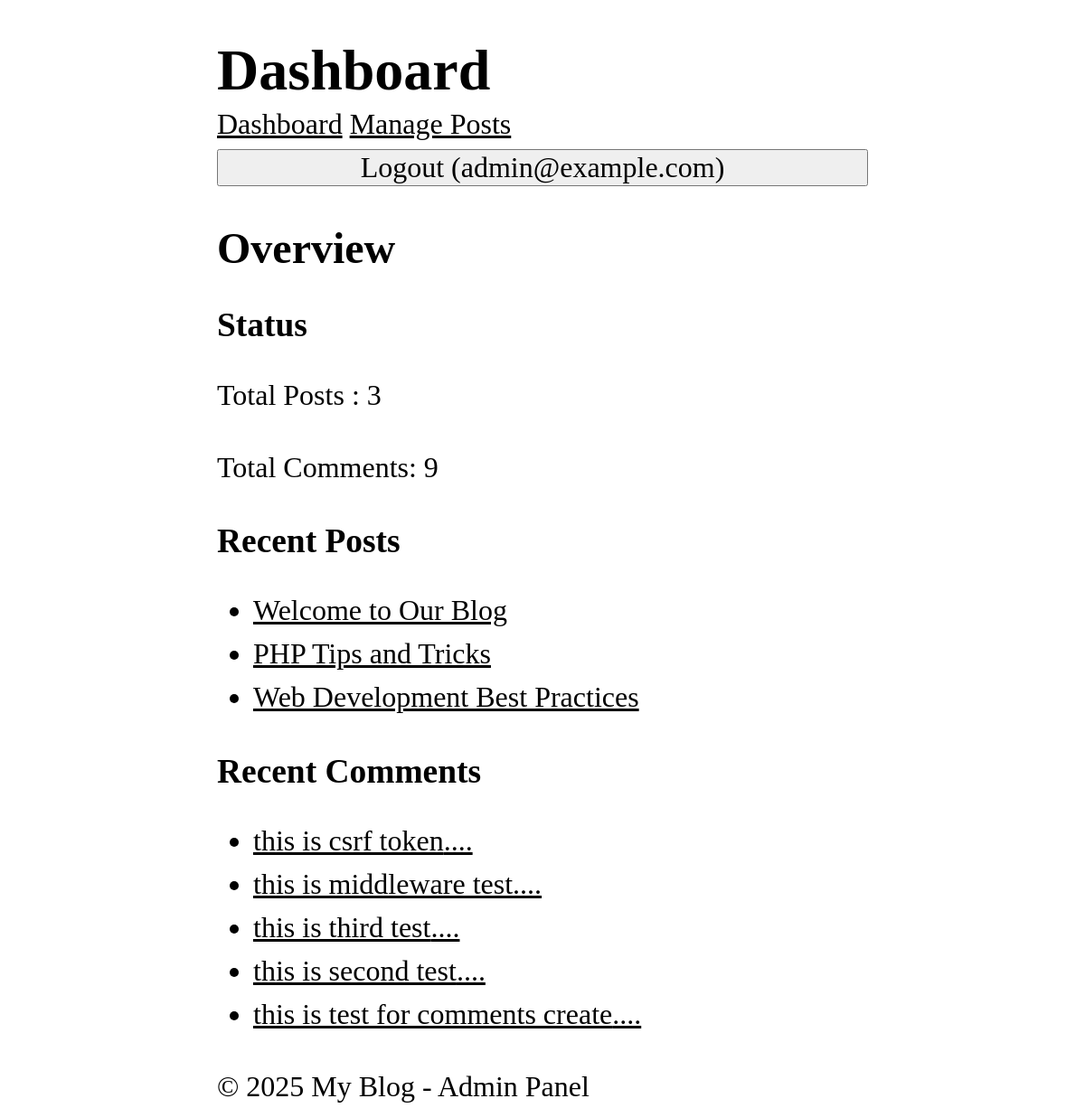
The page /admin/dashboard (signed in) on the database its author committed.
### tables this page shows
CREATE TABLE users (
  id INTEGER PRIMARY KEY AUTOINCREMENT,
  name TEXT NOT NULL,
  email TEXT UNIQUE NOT NULL,
  password TEXT NOT NULL,
  role TEXT NOT NULL DEFAULT 'user',
  created_at DATETIME DEFAULT CURRENT_TIMESTAMP
);

CREATE TABLE posts (
  id INTEGER PRIMARY KEY AUTOINCREMENT,
  title TEXT NOT NULL,
  content TEXT NOT NULL,
  views INTEGER DEFAULT 0,
  user_id INTEGER NOT NULL,
  created_at DATETIME DEFAULT CURRENT_TIMESTAMP,
  FOREIGN KEY (user_id) REFERENCES users (id)
);

CREATE TABLE comments (
  id INTEGER PRIMARY KEY AUTOINCREMENT,
  content TEXT NOT NULL,
  user_id INTEGER NOT NULL,
  post_id INTEGER NOT NULL,
  created_at DATETIME DEFAULT CURRENT_TIMESTAMP,
  FOREIGN KEY (user_id) REFERENCES users (id),
  FOREIGN KEY (post_id) REFERENCES posts (id)
);

### core/View.php (called while the page is built, shortened)
<?php
class View
{
    protected static $globals = [];
    public static function share(string $key , mixed $value): void
    {
        static::$globals[$key] = $value;
    }
    public static function render(string $template , array $data = [], string $layout = null): string
    {
        $data = [...static::$globals , ...$data];
        $content = static::renderTemplate($template , $data);
        return static::renderLayout($layout , $data , $content);
    }
    protected static function renderTemplate(string $template , array $data): string
    {
        extract($data);
        $path = dirname(__DIR__) . "/app/Views/$template.php";
        require $path;
        return ob_get_clean();
    }
    protected static function renderLayout(?string $template , array $data , string $content): string
    {
        extract([...$data , 'content' => $content]);
        $path = dirname(__DIR__) . "/app/Views/$template.php";
        require $path;
        return ob_get_clean();
    }
}

### app/Controller/Admin/DashboardController.php (called while the page is built, shortened)
<?php
class DashboardController
{
    public function index()
    {
       $totalPosts = Post::count();
       $totalComments = Comment::count();
       $recentPosts = Post::getRecent(5);
       $recentComments = Comment::getRecent(5);
        return View::render('Admin/dashboard/index',
        [
            'totalPosts' => $totalPosts,
            'totalComments' => $totalComments,
            'recentPosts' => $recentPosts,
            'recentComments' => $recentComments,
        ],
        layout:'layouts/admin');
    }
}

### core/Router.php (called while the page is built, shortened)
<?php
class Router
{
    protected array $routes = [];
    protected array $globalMiddleware = [];
    protected array $routeMiddleware = [];
    public function add(string $method , string $uri , string $controller , array $middlewares = []): void
    {
        $this->routes[] = [
            'method' => $method,
            'uri' => $uri,
            'controller' => $controller ,
            'middlewares' => $middlewares
        ];
    }
    public function addGlobalMiddleware(string $middleware): void
    {
        $this->globalMiddleware[] = $middleware;
    }
    public function addRouteMiddleware(string $name , string $middleware): void
    {
        $this->routeMiddleware[$name] = $middleware;
    }
    public function dispatch(string $uri , string $method): string
    {
        $route = $this->findRoute($uri , $method);
        $middlewares = [
            ...$this->globalMiddleware,
            ...array_map(fn($name) => $this->routeMiddleware[$name] , $route['middlewares'])
        ];
        return $this->runMiddleware($middlewares ,
        function() use ($route) {
            [$controller , $action] = explode('@' , $route['controller']);
        return $this->callAction($controller , $action , $route['params']);
        });
    }
    protected function runMiddleware(array $middlewares ,callable $target): mixed
    {
        $next = $target;
        foreach(array_reverse($middlewares) as $middleware)
        {
            $next = fn()=>(new $middleware)->handle($next);
        }
        return $next();
    }
    protected function findRoute(string $uri , string $method): ?array
    {
        foreach($this->routes as $route)
        {
            $params = $this->matchRoute($route['uri'] , $uri);
            if($params !== null && $route['method'] === $method)
            {
                return [...$route ,'params' => $params];
            }
        }
        return null;
    }
    protected function matchRoute(string $routeUri , string $requestUri):?array
    {
        $routeSegaments = explode('/' , trim($routeUri , '/'));
        $requestSegaments = explode('/' , trim($requestUri , '/'));
        if(count($routeSegaments) !== count($requestSegaments)){
            return null;
        }
        $params = [];
        foreach($routeSegaments as $index => $routeSegament)
        {
            if(str_starts_with($routeSegament , '{') && str_ends_with($routeSegament , '}'))
            {
                $params[trim($routeSegament , '{}')] = $requestSegaments[$index];
            }elseif($routeSegament !== $requestSegaments[$index])
            {
                return null;
            }
        }
        return $params;
    }
    protected function callAction(string $controller ,string $action , array $params): string
    {
       return (new $controllerClass)->$action(...$params);
    }
}

### app/Middlewares/Auth.php (called while the page is built, shortened)
<?php
class Auth implements Middleware
{
    public function handle(callable $next)
    {
        return $next();
    }
}

### app/Middlewares/CSRF.php (called while the page is built, shortened)
<?php
class CSRF implements Middleware
{
    public function handle(callable $next)
    {
        return $next();
    }
}

### app/Middlewares/View.php (called while the page is built, shortened)
<?php
class View implements Middleware
{
    public function handle(callable $next)
    {
        CoreView::share('user', Auth::user());
        return $next();
    }
}

### core/App.php (called while the page is built, shortened)
<?php
class App
{
    protected static $container = [];
    public static function bind( string $key , mixed $value):void
    {
        static::$container[$key] = $value;
    }
    public static function get(string $key):mixed
    {
        return static::$container[$key];
    }
}

### app/Models/Post.php (called while the page is built, shortened)
<?php
class Post extends Model
{
    protected static string $table = 'posts';
    public static function getRecent(?int $limit=null ,?int $page = null, ?string $search=null)
    {
        $db = App::get('database');
        $query = 'SELECT * FROM ' . static::$table ;
        $params = [];
        $query .= ' ORDER BY created_at DESC';
        if($limit !== null)
        {
            $query .= ' LIMIT ?';
            $params[] = $limit;
        }
        return $db->fetchAll($query , $params , static::class);
    }
    public static function count( ?string $search=null):int
    {
        $db = App::get('database');
        $query = 'SELECT COUNT(*) FROM ' . static::$table ;
        $params = [];
        return (int) $db->query($query , $params , static::class)->fetchColumn();
    }
}

### core/Database.php (called while the page is built, shortened)
<?php
class Database {
  protected $pdo;
  public function __construct(array $config) {
    try {
      $dsn = $this->createDsn($config);
      $username = $config['username'] ?? null;
      $password = $config['password'] ?? null;
      $options = $config['options'] ?? null;
      $this->pdo = new PDO($dsn, $username, $password, $options);
      $this->pdo->setAttribute(PDO::ATTR_ERRMODE, PDO::ERRMODE_EXCEPTION);
    } catch (PDOException $e) {
      throw new Exception("Could not connect to the database");
    }
  }
  protected function createDsn(array $config): string {
    $driver = $config['driver'];
    $dbname = $config['dbname'];
    return match($driver) {
      'sqlite' => "sqlite:$dbname",
      default => throw new Exception("Unsupported database driver: $driver")
    };
  }
  public function query(string $sql, array $params = []): PDOStatement {
    $stmt = $this->pdo->prepare($sql);
    $stmt->execute($params);
    return $stmt;
  }
  public function fetchAll(string $sql, array $params = [] , ?string $className = null): array {
    $stmt = $this->query($sql, $params);
    return $className
    ? $stmt->fetchAll(PDO::FETCH_CLASS, $className)
     : $stmt->fetchAll(PDO::FETCH_ASSOC);
  }
  public function fetch(string $sql, array $params = [] , ?string $className = null): mixed {
    $stmt = $this->query($sql, $params);
    $stmt->setFetchMode($className ? PDO::FETCH_CLASS : PDO::FETCH_ASSOC , $className);
    return $stmt->fetch() ;
  }
}

### core/Model.php (called while the page is built, shortened)
<?php
abstract class Model {
    protected static string $table;
    public static function find(mixed $id): ?static  {
        $db = App::get('database');
         return  $db->fetch("SELECT * FROM " . static::$table . " WHERE id = ?", [$id], static::class);
    }
    public static function getRecent(?int $limit=null ,?int $page = null)
    {
        $db = App::get('database');
        $query = 'SELECT * FROM ' . static::$table ;
        $params = [];
        $query .= ' ORDER BY created_at DESC';
        if($limit !== null)
        {
            $query .= ' LIMIT ?';
            $params[] = $limit;
        }
        return $db->fetchAll($query , $params , static::class);
    }
    public static function count( ):int
    {
        $db = App::get('database');
        $query = 'SELECT COUNT(*) FROM ' . static::$table ;
        return (int) $db->query($query , [] , static::class)->fetchColumn();
    }
}

### app/Services/Auth.php (called while the page is built, shortened)
<?php
class Auth
{
    protected static $user = null;
    public static function user():?User
    {
        if(static::$user === null)
        {
            $userId = $_SESSION['user_id'] ?? null;
            static::$user = $userId ? User::find($userId) : RememberMe::user();
        }
        return static::$user;
    }
}

### app/Services/Authorization.php (called while the page is built, shortened)
<?php
class Authorization
{
    public static function check(string $action , mixed $resource = null): bool
    {
        $user = Auth::user();
        return match($action)
        {   'dashboard' => in_array($user->role , ['admin','superadmin']) ,
            'edit_post' , 'delete_post' => $resource instanceof Post && (($user->id == $resource->user_id) || in_array($user->role , ['admin','superadmin'])),
            'comment','create_post' => true,
            default =>false
        };
    }
}

### app/Views/Admin/dashboard/index.php (the view)
<h2>Overview</h2>
<section>
    <h3>Status</h3>
    <p>Total Posts : <?=$totalPosts ?></p>
    <p>Total Comments: <?=$totalComments ?></p>
</section>
<section>
    <h3>Recent Posts</h3>
    <ul>
        <?php foreach( $recentPosts as $post):?>
            <li>
                <a href="/posts/<?= $post->id ?>"><?=htmlspecialchars($post->title) ?></a>
            </li>
            <?php endforeach ?>
    </ul>
</section>
<section>
    <h3>Recent Comments</h3>
    <ul>
        <?php foreach( $recentComments as $comment):?>
            <li>
                <a href="/posts/<?= $comment->post_id ?>"><?=htmlspecialchars(substr($comment->content,0,50)) ?>....</a>
            </li>
            <?php endforeach ?>
    </ul>
</section>

### app/Views/layouts/admin.php (shortened to what this page needs)
<!DOCTYPE html>
<html lang="en">
<head>
   <link rel="stylesheet" href="/style.css"/>
</head>
<body>
    <header>
        <h1>Dashboard</h1>
    </header>
    <nav>
        <a href="/Admin/dashboard">Dashboard</a>
        <a href="/admin/posts"> Manage Posts</a>
        <form action="/logout" method="post">
            <button type="submit">Logout (<?= $user->email?>)</button>
        </form>
    </nav>
    <main>
        <?=$content?>
    </main>
    <footer>
        &copy; <?=date('Y')?> My Blog - Admin Panel
    </footer>
</body>
</html>

### public/style.css (style rules this page uses)
*, *::before, *::after { box-sizing: border-box; }
html { -moz-text-size-adjust: none; -webkit-text-size-adjust: none; text-size-adjust: none; }
body, h1, h2, h3, h4, p, figure, blockquote, dl, dd { margin-block-end: 0; }
body { min-height: 100vh; line-height: 1.5; max-width: 60%; margin-left: auto; margin-right: auto; font-size: 2em; font-family: 'Times New Roman', Times, serif; }
h1, h2, h3, h4, button, input, label { line-height: 1.1; }
h1, h2, h3, h4 { text-wrap: balance; }
a:not([class]) { text-decoration-skip-ink: auto; color: currentColor; }
input, button, textarea, select { font-family: inherit; font-size: inherit; width: 100%; }

### rows shown on the page
users: email "admin@example.com"
posts: title "Welcome to Our Blog"
posts: title "PHP Tips and Tricks"
posts: title "Web Development Best Practices"
comments: content "this is csrf token"
comments: content "this is middleware test"
comments: content "this is third test"
comments: content "this is second test"
comments: content "this is test for comments create"

### other values the page prints
$totalPosts "3"
$totalComments "9"
